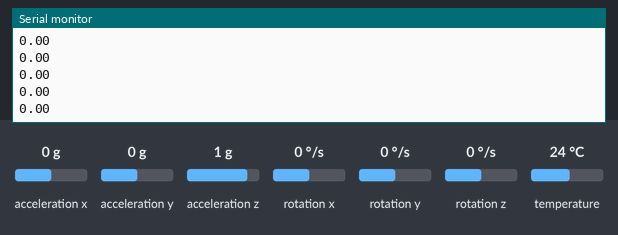
This sketch was run on a simulated ESP32. Shown: the last lines printed to the serial monitor. Inputs (shaded band) come from the test bench; at power-on: acceleration x 0 g, acceleration y 0 g, acceleration z 1 g, rotation x 0 °/s, rotation y 0 °/s, rotation z 0 °/s, temperature 24 °C. Nothing arrives over Bluetooth unless stated.

Above: at 1.3 s.
1.4 s: acceleration x set to -1.4 g
At 2.2 s:
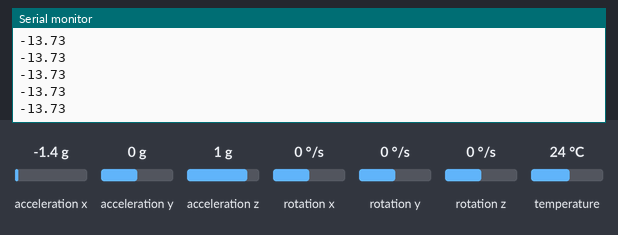
2.9 s: acceleration x set to -0.8 g
At 3.8 s:
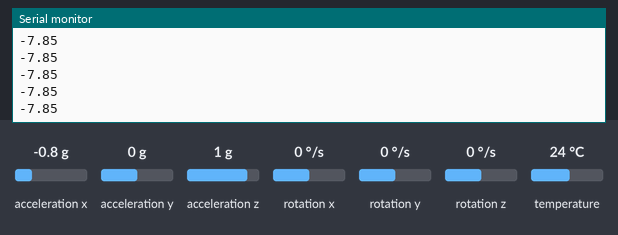
Timing chart, 0 to 5.9 s (numbered marks = the images above; inputs shaded):
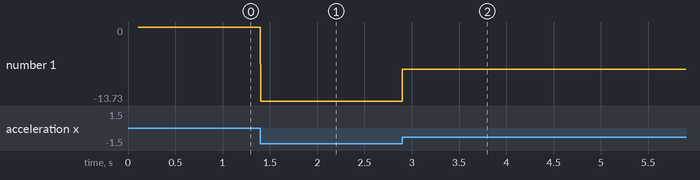

The sketch:

Bluetooth_ESP32.ino
```cpp
//https://dl.espressif.com/dl/package_esp32_index.json

#include "BluetoothSerial.h"
#include "esp_adc_cal.h"
#include <Adafruit_MPU6050.h>
#include <Adafruit_Sensor.h>
#include <Wire.h>

Adafruit_MPU6050 mpu;

#if !defined(CONFIG_BT_ENABLED) || !defined(CONFIG_BLUEDROID_ENABLED)
#error Bluetooth is not enabled! Please run `make menuconfig` to and enable it
#endif

BluetoothSerial SerialBT;


  unsigned long tiempo=0, tiempo_ant,muestreo;

//Contador de Muestras
  unsigned long muestra=0;


void setup() {
  SerialBT.begin("ESP32_MARTIN");
  Serial.begin(115200);
  while (!Serial)
    delay(10); // will pause Zero, Leonardo, etc until serial console opens

  Serial.println("Adafruit MPU6050 test!");

  // Try to initialize!
  if (!mpu.begin()) {
    Serial.println("Failed to find MPU6050 chip");
    while (1) {
      delay(10);
    }
  }
  Serial.println("MPU6050 Found!");

  mpu.setAccelerometerRange(MPU6050_RANGE_8_G);
  Serial.print("Accelerometer range set to: ");
  switch (mpu.getAccelerometerRange()) {
  case MPU6050_RANGE_2_G:
    Serial.println("+-2G");
    break;
  case MPU6050_RANGE_4_G:
    Serial.println("+-4G");
    break;
  case MPU6050_RANGE_8_G:
    Serial.println("+-8G");
    break;
  case MPU6050_RANGE_16_G:
    Serial.println("+-16G");
    break;
  }
  mpu.setGyroRange(MPU6050_RANGE_500_DEG);
  Serial.print("Gyro range set to: ");
  switch (mpu.getGyroRange()) {
  case MPU6050_RANGE_250_DEG:
    Serial.println("+- 250 deg/s");
    break;
  case MPU6050_RANGE_500_DEG:
    Serial.println("+- 500 deg/s");
    break;
  case MPU6050_RANGE_1000_DEG:
    Serial.println("+- 1000 deg/s");
    break;
  case MPU6050_RANGE_2000_DEG:
    Serial.println("+- 2000 deg/s");
    break;
  }

  mpu.setFilterBandwidth(MPU6050_BAND_5_HZ);
  Serial.print("Filter bandwidth set to: ");
  switch (mpu.getFilterBandwidth()) {
  case MPU6050_BAND_260_HZ:
    Serial.println("260 Hz");
    break;
  case MPU6050_BAND_184_HZ:
    Serial.println("184 Hz");
    break;
  case MPU6050_BAND_94_HZ:
    Serial.println("94 Hz");
    break;
  case MPU6050_BAND_44_HZ:
    Serial.println("44 Hz");
    break;
  case MPU6050_BAND_21_HZ:
    Serial.println("21 Hz");
    break;
  case MPU6050_BAND_10_HZ:
    Serial.println("10 Hz");
    break;
  case MPU6050_BAND_5_HZ:
    Serial.println("5 Hz");
    break;
  }

  Serial.println("");


  delay(100);
}
void loop() {

  /* Get new sensor events with the readings */
  sensors_event_t a, g, temp;
  mpu.getEvent(&a, &g, &temp);

  /* Print out the values */
// Serial.print("Acceleration X: ");
//Serial.print(a.acceleration.x);
// Serial.print(", Y: ");
//Serial.print(a.acceleration.y);
//Serial.print(", Z: ");
//Serial.print(a.acceleration.z);
//Serial.println(" m/s^2");

//  Serial.print("Rotation X: ");
//  Serial.print(g.gyro.x);
//  Serial.print(", Y: ");
//  Serial.print(g.gyro.y);
//  Serial.print(", Z: ");
//  Serial.print(g.gyro.z);
//  Serial.println(" rad/s");

  float sumatoria,ACx,ACy,ACz,RTx,RTy,RTz;
  ACx=a.acceleration.x;
  ACy=a.acceleration.y;
  ACz=a.acceleration.z;
  RTx=g.gyro.x;
  RTy=g.gyro.y;
  RTz=g.gyro.z;
  sumatoria=a.acceleration.x+a.acceleration.y+a.acceleration.z;

// print the temperature in the Serial Monitor:
//Serial.println(sumatoria);   // print the temperature in Celsius
//SerialBT.println (sumatoria);

//Medicion de Tiempo de Muestreo
  tiempo= millis();
  muestreo=tiempo-tiempo_ant;
  tiempo_ant=tiempo;

  Serial.println(ACx);
  SerialBT.print (ACx);
  SerialBT.print (" ");
  SerialBT.print (ACy);
  SerialBT.print (" ");
  SerialBT.print (ACz);
  SerialBT.print (" ");
  SerialBT.print (RTx);
  SerialBT.print (" ");
  SerialBT.print (RTy);
  SerialBT.print (" ");
  SerialBT.print (RTz);
  SerialBT.print (" ");
  SerialBT.print (muestra);
  SerialBT.print (" ");
  SerialBT.println (muestreo);

  muestra=muestra+1;
  delay(1);


}
```

Measured:
- after the input at 1.4 s, the serial monitor: prints a new line at once (image 1)
- after the input at 2.9 s, the serial monitor: prints a new line at once (image 2)
- plotted number 1: 0 → -13.73 after the input at 1.4 s, -13.73 → -7.85 after the input at 2.9 s
